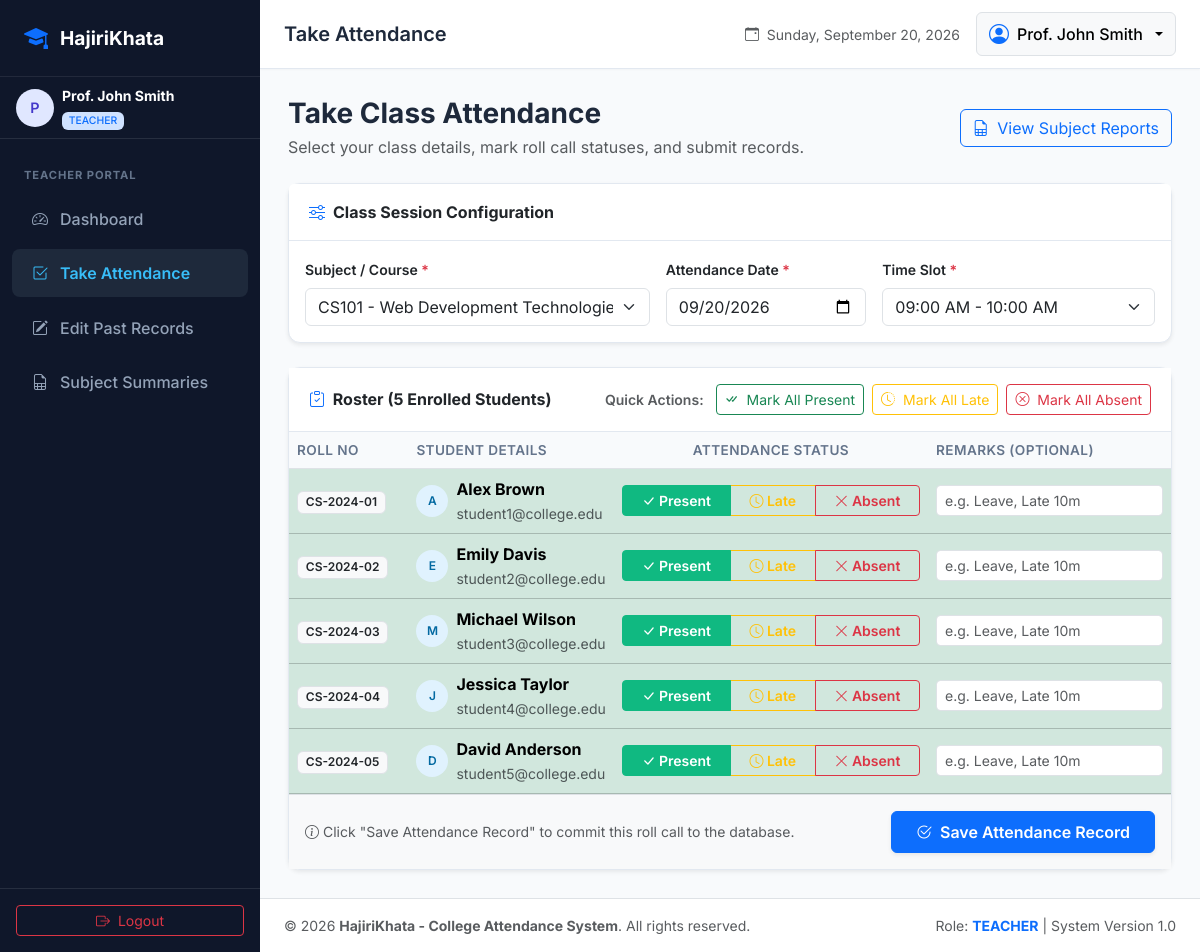
Page /teacher/take_attendance.php (signed in) on the committed database.
### tables this page shows
CREATE TABLE `users` (
    `id` INT AUTO_INCREMENT PRIMARY KEY,
    `username` VARCHAR(50) NOT NULL UNIQUE,
    `email` VARCHAR(100) NOT NULL UNIQUE,
    `password` VARCHAR(255) NOT NULL,
    `full_name` VARCHAR(100) NOT NULL,
    `role` ENUM('admin', 'teacher', 'student') NOT NULL,
    `department_id` INT NULL,
    `roll_no` VARCHAR(50) NULL UNIQUE,
    `phone` VARCHAR(20) NULL,
    `created_at` TIMESTAMP DEFAULT CURRENT_TIMESTAMP,
    `updated_at` TIMESTAMP DEFAULT CURRENT_TIMESTAMP ON UPDATE CURRENT_TIMESTAMP,
    FOREIGN KEY (`department_id`) REFERENCES `departments`(`id`) ON DELETE SET NULL
);

### includes/helpers.php (called while the page is built, shortened)
<?php
function e($value): string {
    return htmlspecialchars((string)($value ?? ''), ENT_QUOTES, 'UTF-8');
}
function clean_input($data): string {
    $data = trim((string)$data);
    $data = stripslashes($data);
    return $data;
}

### teacher/take_attendance.php (the view, shortened to what this page needs)
<?php
require_once __DIR__ . '/../config/db.php';
require_once __DIR__ . '/../includes/helpers.php';
$user = current_user();
$teacher_id = $user['id'];
$standard_time_slots = [
    '08:00 AM - 09:00 AM',
    '09:00 AM - 10:00 AM',
    '10:00 AM - 11:00 AM',
    '11:00 AM - 12:00 PM',
    '12:00 PM - 01:00 PM',
    '01:00 PM - 02:00 PM',
    '02:00 PM - 03:00 PM',
    '03:00 PM - 04:00 PM'
];
$stmt = $pdo->prepare("
    SELECT s.id, s.subject_code, s.subject_name, d.code AS dept_code, sem.name AS sem_name
    FROM subjects s
    JOIN subject_teacher st ON s.id = st.subject_id
    JOIN departments d ON s.department_id = d.id
    JOIN semesters sem ON s.semester_id = sem.id
    WHERE st.teacher_id = :teach
    ORDER BY s.subject_code ASC
");
$stmt->execute([':teach' => $teacher_id]);
$assigned_subjects = $stmt->fetchAll();
$selected_subject_id = (int)($_GET['subject_id'] ?? ($_POST['subject_id'] ?? ($assigned_subjects[0]['id'] ?? 0)));
$selected_date       = clean_input($_GET['attendance_date'] ?? ($_POST['attendance_date'] ?? date('Y-m-d')));
$selected_slot       = clean_input($_GET['time_slot'] ?? ($_POST['time_slot'] ?? $standard_time_slots[1]));
$enrolled_students = [];
$existing_attendance = [];
$is_locked = false;
if ($selected_subject_id > 0) {
    $stmt = $pdo->prepare("
        SELECT u.id, u.roll_no, u.full_name, u.email, d.code AS dept_code
        FROM users u
        JOIN subject_student ss ON u.id = ss.student_id
        LEFT JOIN departments d ON u.department_id = d.id
        WHERE ss.subject_id = :subj AND u.role = 'student'
        ORDER BY u.roll_no ASC, u.full_name ASC
    ");
    $stmt->execute([':subj' => $selected_subject_id]);
    $enrolled_students = $stmt->fetchAll();
}
require_once __DIR__ . '/../includes/header.php';
?>
<div class="container-fluid px-0">
    <div class="d-flex flex-column flex-md-row justify-content-between align-items-md-center mb-4 gap-3">
        <div>
            <h3 class="fw-bold text-slate-900 mb-1">Take Class Attendance</h3>
            <p class="text-muted mb-0">Select your class details, mark roll call statuses, and submit records.</p>
        </div>
        <div>
            <a href="view_attendance.php?subject_id=<?= $selected_subject_id ?>" class="btn btn-outline-primary">
                <i class="bi bi-file-earmark-spreadsheet me-1"></i> View Subject Reports
            </a>
        </div>
    </div>
    <?php if (empty($assigned_subjects)): ?>
        <div class="alert alert-warning shadow-sm">
            <i class="bi bi-exclamation-circle-fill me-2 fs-5"></i>
            You are not assigned to any subjects yet. Please contact the administrator.
        </div>
    <?php else: ?>
        <div class="card shadow-sm mb-4">
            <div class="card-header bg-white fw-bold">
                <i class="bi bi-sliders text-primary me-2"></i>Class Session Configuration
            </div>
            <div class="card-body">
                <form action="take_attendance.php" method="GET" class="row g-3 align-items-end">
                    <div class="col-md-5">
                        <label class="form-label fw-semibold small">Subject / Course <span class="text-danger">*</span></label>
                        <select name="subject_id" class="form-select" onchange="this.form.submit()">
                            <?php foreach ($assigned_subjects as $s): ?>
                                <option value="<?= $s['id'] ?>" <?= $s['id'] == $selected_subject_id ? 'selected' : '' ?>>
                                    <?= e($s['subject_code']) ?> - <?= e($s['subject_name']) ?> (<?= e($s['dept_code']) ?>)
                                </option>
                            <?php endforeach; ?>
                        </select>
                    </div>
                    <div class="col-md-3">
                        <label class="form-label fw-semibold small">Attendance Date <span class="text-danger">*</span></label>
                        <input type="date" name="attendance_date" class="form-control" value="<?= e($selected_date) ?>" max="<?= date('Y-m-d') ?>" onchange="this.form.submit()">
                    </div>
                    <div class="col-md-4">
                        <label class="form-label fw-semibold small">Time Slot <span class="text-danger">*</span></label>
                        <select name="time_slot" class="form-select" onchange="this.form.submit()">
                            <?php foreach ($standard_time_slots as $slot): ?>
                                <option value="<?= e($slot) ?>" <?= $slot === $selected_slot ? 'selected' : '' ?>><?= e($slot) ?></option>
                            <?php endforeach; ?>
                        </select>
                    </div>
                </form>
            </div>
        </div>
        <div class="card shadow-sm">
            <form action="take_attendance.php" method="POST">
                <div class="card-header bg-white d-flex flex-column flex-md-row justify-content-between align-items-md-center gap-3">
                    <div class="d-flex align-items-center gap-2">
                        <span class="fw-bold fs-6">
                            <i class="bi bi-clipboard-check text-primary me-1"></i>
                            Roster (<?= count($enrolled_students) ?> Enrolled Students)
                        </span>
                    </div>
                    <?php if (!$is_locked && !empty($enrolled_students)): ?>
                        <div class="d-flex flex-wrap gap-2 align-items-center">
                            <span class="small text-muted fw-semibold me-1">Quick Actions:</span>
                            <button type="button" id="markAllPresent" class="btn btn-sm btn-outline-success">
                                <i class="bi bi-check-all me-1"></i> Mark All Present
                            </button>
                            <button type="button" id="markAllLate" class="btn btn-sm btn-outline-warning">
                                <i class="bi bi-clock-history me-1"></i> Mark All Late
                            </button>
                            <button type="button" id="markAllAbsent" class="btn btn-sm btn-outline-danger">
                                <i class="bi bi-x-circle me-1"></i> Mark All Absent
                            </button>
                        </div>
                    <?php endif; ?>
                </div>
                <div class="card-body p-0">
                    <?php if (empty($enrolled_students)): ?>
                        <div class="p-4 text-center text-muted">
                            <i class="bi bi-people fs-2 text-secondary d-block mb-2"></i>
                            No students are currently enrolled in this subject. Please ask the administrator to enroll students.
                        </div>
                    <?php else: ?>
                        <div class="table-responsive">
                            <table class="table table-hover align-middle mb-0">
                                <thead>
                                    <tr>
                                        <th style="width: 120px;">Roll No</th>
                                        <th>Student Details</th>
                                        <th style="width: 320px;" class="text-center">Attendance Status</th>
                                        <th style="width: 250px;">Remarks (Optional)</th>
                                    </tr>
                                </thead>
                                <tbody>
                                    <?php foreach ($enrolled_students as $idx => $st):
                                        $sid = $st['id'];
                                        $current_status = $existing_attendance[$sid]['status'] ?? 'Present';
                                        $current_remark = $existing_attendance[$sid]['remarks'] ?? '';
                                    ?>
                                        <tr class="<?= $current_status === 'Present' ? 'table-success table-opacity-10' : ($current_status === 'Absent' ? 'table-danger table-opacity-10' : 'table-warning table-opacity-10') ?>">
                                            <td>
                                                <span class="badge bg-light text-dark border fw-semibold"><?= e($st['roll_no']) ?></span>
                                            </td>
                                            <td>
                                                <div class="d-flex align-items-center gap-2">
                                                    <div class="avatar-circle" style="background-color: #e0f2fe; color: #0369a1; width: 32px; height: 32px; font-size: 0.75rem;">
                                                        <?= strtoupper(substr($st['full_name'], 0, 1)) ?>
                                                    </div>
                                                    <div>
                                                        <div class="fw-bold"><?= e($st['full_name']) ?></div>
                                                        <small class="text-muted"><?= e($st['email']) ?></small>
                                                    </div>
                                                </div>
                                            </td>
                                            <td class="text-center">
                                                <div class="btn-group attendance-toggle-group w-100" role="group" aria-label="Attendance Status for <?= e($st['roll_no']) ?>">
                                                    <label class="btn btn-outline-success btn-sm py-1.5 fw-semibold" for="status_present_<?= $sid ?>">
                                                        <i class="bi bi-check-lg"></i> Present
                                                    </label>
                                                    <label class="btn btn-outline-warning btn-sm py-1.5 fw-semibold" for="status_late_<?= $sid ?>">
                                                        <i class="bi bi-clock"></i> Late
                                                    </label>
                                                    <label class="btn btn-outline-danger btn-sm py-1.5 fw-semibold" for="status_absent_<?= $sid ?>">
                                                        <i class="bi bi-x-lg"></i> Absent
                                                    </label>
                                                </div>
                                            </td>
                                            <td>
                                                <input type="text"
                                                    name="remarks[<?= $sid ?>]"
                                                    class="form-control form-control-sm"
                                                    placeholder="e.g. Leave, Late 10m"
                                                    value="<?= e($current_remark) ?>"
                                                    <?= $is_locked ? 'disabled' : '' ?>>
                                            </td>
                                        </tr>
                                    <?php endforeach; ?>
                                </tbody>
                            </table>
                        </div>
                        <?php if (!$is_locked): ?>
                            <div class="p-3 bg-light border-top d-flex justify-content-between align-items-center">
                                <span class="text-muted small">
                                    <i class="bi bi-info-circle me-1"></i>Click "Save Attendance Record" to commit this roll call to the database.
                                </span>
                                <button type="submit" class="btn btn-primary px-4 py-2 fw-semibold shadow-sm">
                                    <i class="bi bi-check2-circle me-1"></i> Save Attendance Record
                                </button>
                            </div>
                        <?php endif; ?>
                    <?php endif; ?>
                </div>
            </form>
        </div>
    <?php endif; ?>
</div>
<?php require_once __DIR__ . '/../includes/footer.php'; ?>

### assets/css/style.css (style rules this page uses)
:root { --primary-color: #3b82f6; --primary-hover: #2563eb; --sidebar-bg: #0f172a; --sidebar-color: #94a3b8; --sidebar-active-bg: #1e293b; --sidebar-active-text: #38bdf8; --sidebar-width: 260px; --card-shadow: 0 4px 6px -1px rgba(0, 0, 0, 0.07), 0 2px 4px -2px rgba(0, 0, 0, 0.05); --card-shadow-hover: 0 10px 15px -3px rgba(0, 0, 0, 0.1), 0 4px 6px -4px rgba(0, 0, 0, 0.05); --present-color: #10b981; --absent-color: #ef4444; --late-color: #f59e0b; }
body { font-family: 'Inter', system-ui, -apple-system, BlinkMacSystemFont, 'Segoe UI', Roboto, Oxygen, Ubuntu, Cantarell, sans-serif; background-color: #f8fafc; color: #1e293b; min-height: 100vh; }
.card { border: 1px solid #e2e8f0; border-radius: 0.75rem; box-shadow: var(--card-shadow); }
.card-header { background-color: #ffffff; border-bottom: 1px solid #e2e8f0; padding: 1rem 1.25rem; font-weight: 600; }
.attendance-toggle-group .btn-check:checked + .btn-outline-success { background-color: var(--present-color); border-color: var(--present-color); color: #fff; }
.table th { font-weight: 600; font-size: 0.85rem; text-transform: uppercase; letter-spacing: 0.03em; color: #64748b; background-color: #f8fafc; border-bottom-width: 1px; }
.badge { font-weight: 500; }
.avatar-circle { width: 38px; height: 38px; border-radius: 50%; background-color: #e0e7ff; color: #4338ca; display: flex; align-items: center; justify-content: center; font-weight: 600; font-size: 0.9rem; }

### rows in the picture
users: roll_no "CS-2024-01", full_name "A", full_name "Alex Brown", email "student1@college.edu"
users: roll_no "CS-2024-02", full_name "E", full_name "Emily Davis", email "student2@college.edu"
users: roll_no "CS-2024-03", full_name "M", full_name "Michael Wilson", email "student3@college.edu"
users: roll_no "CS-2024-04", full_name "J", full_name "Jessica Taylor", email "student4@college.edu"
users: roll_no "CS-2024-05", full_name "D", full_name "David Anderson", email "student5@college.edu"

### other values in the picture
substr($user['full_name'] ?? 'U', 0, 1) "P"
$user['full_name'] "Prof. John Smith"
$user['role'] "TEACHER"
$page_title "Take Attendance"
count($enrolled_students) "5"
APP_NAME "HajiriKhata - College Attendance System"
$role "TEACHER"
form field subject_id "CS101 - Web Development Technologies (CSE)"
form field time_slot "09:00 AM - 10:00 AM"
